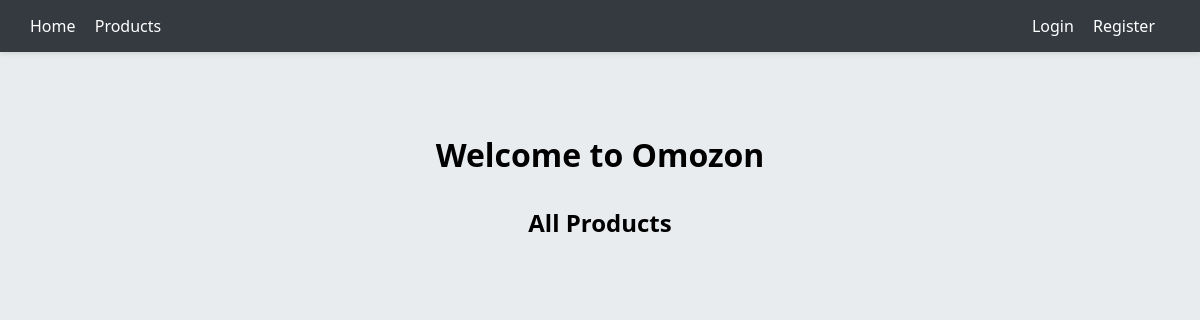
Before: / with the older database file.
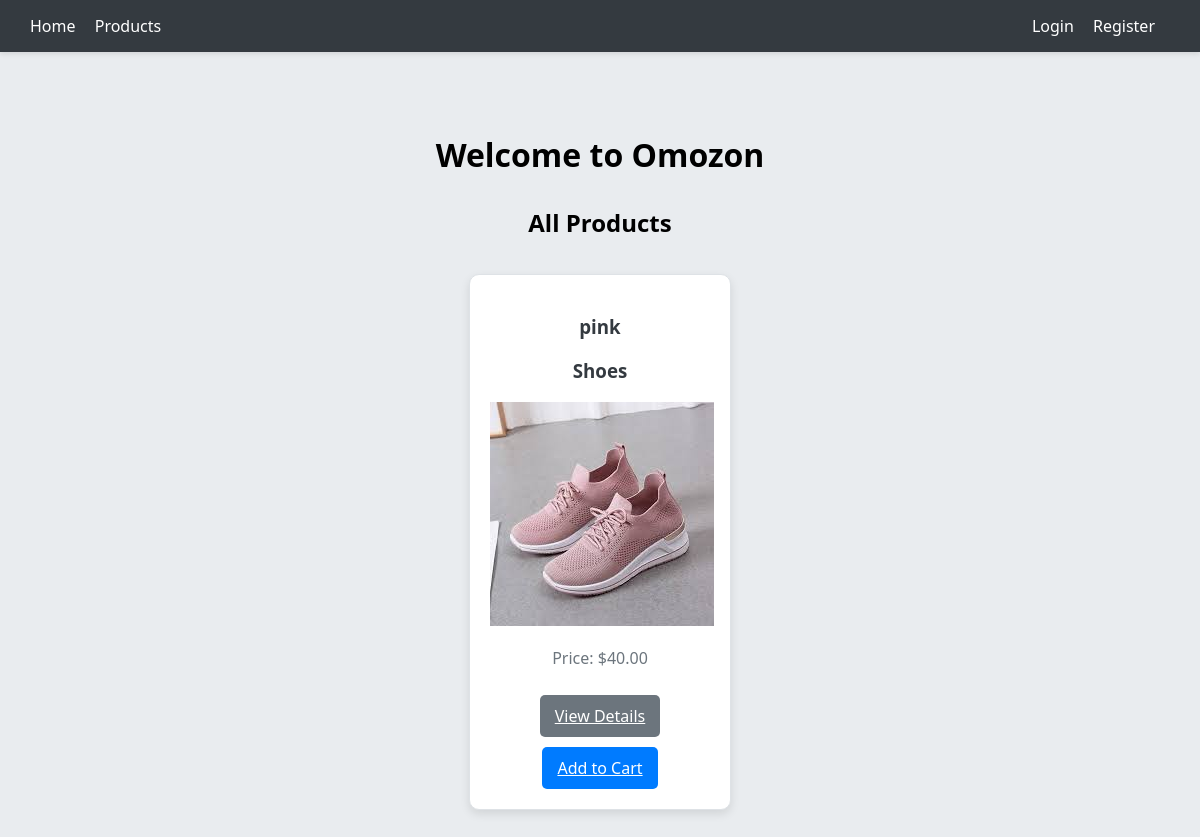
After: the same page with the newer database file.
### products/models.py (models this page shows, shortened)
class Product(models.Model):
    ELECTRONICS = 1
    CLOTHING = 2
    SHOES = 3
    BOOKS = 4
    SUPERMARKET = 5
    PRODUCT_TYPES = [
        (ELECTRONICS, 'Electronics'),
        (CLOTHING, 'Clothing'),
        (SHOES, 'Shoes'),
        (BOOKS, 'Books'),
        (SUPERMARKET, 'Supermarket'),
    ]
    name = models.CharField(max_length=255)
    description = models.TextField()
    price = models.DecimalField(max_digits=10, decimal_places=2)
    image = models.ImageField(upload_to='media', null=True, blank=True)
    created_at = models.DateTimeField(auto_now_add=True)
    stock_quantity = models.PositiveIntegerField(default=0)
    seller = models.ForeignKey(
        "accounts.SellerUser",
        on_delete=models.CASCADE,
        related_name='products',
        null=True,
        blank=True
    )
    type = models.IntegerField(choices=PRODUCT_TYPES)
    class Meta:
        abstract = False  # This allows the model to be used in the database
    @property
    def type2str(self):
        return self.PRODUCT_TYPES[self.type - 1][1]

### omozon/views.py (the view)
# urls.py: path("", home_view, name='home'),
def home_view(request):
    products = Product.objects.all()
    return render(request, 'home.html', {
        'products': products
    })

### templates/home.html
{% extends 'base.html' %}
{% load static %}
{% block extra_css %}
    <link rel="stylesheet" type="text/css" href="{% static 'css/home.css' %}">
{% endblock %}
{% block content %}
<div class="home-container">
    <h1>Welcome to Omozon</h1>
    <section class="featured-products">
        <h2>All Products</h2>
        <div class="product-grid">
            {% for product in products %}
                <div class="product-card">
                    <h3>{{ product.name }}</h3>
                    <h3>{{ product.type2str }}</h3>
                    {% if product.image %}
                        <img src="{{ product.image.url }}" alt="{{ product.name }}">
                    {% else %}
                        <p>No image available</p>
                    {% endif %}
                    <p>Price: ${{ product.price }}</p>
                    <a href="{% url 'product_detail' product.id %}" class="btn btn-secondary">View Details</a>
                    <a href="{% url 'add_to_cart' product.id %}" class="btn btn-primary">Add to Cart</a>
                </div>
            {% endfor %}
        </div>
    </section>
</div>
{% endblock %}

### templates/base.html (shortened to what this page needs)
{% load static %}
<!DOCTYPE html>
<html lang="en">
<head>
    <link rel="stylesheet" type="text/css" href="{% static 'css/base.css' %}">
    {% block extra_css %}
    {% endblock %}
</head>
<body>
    <nav class="navbar">
        <div class="nav-left">
            <a href="{% url 'home' %}">Home</a>
            <a href="{% url 'product_list' %}">Products</a>
        </div>
        <div class="nav-right">
            {% if user.is_authenticated %}
                <a href="{% url 'view_cart' %}">🛒 Cart</a>
                <a href="{% url 'order_list' %}">My Orders</a>
                <a href="{% url 'profile' %}">Profile</a>
                <a href="{% url 'logout' %}">Logout</a>
            {% else %}
                <a href="{% url 'login' %}">Login</a>
                <a href="{% url 'register' %}">Register</a>
            {% endif %}
        </div>
    </nav>
    <div class="content">
        {% block content %}
        {% endblock %}
    </div>
</body>
</html>

### static/css/base.css (style rules this page uses)
body { font-family: 'Segoe UI', Tahoma, Geneva, Verdana, sans-serif; margin: 0; padding: 0; background-color: #e9ecef; }
.navbar { display: flex; justify-content: space-between; padding: 15px 30px; background-color: #343a40; color: white; box-shadow: 0 2px 5px rgba(0, 0, 0, 0.1); }
.navbar a { margin-right: 15px; text-decoration: none; color: white; transition: color 0.3s; }
.content { padding: 20px; }

### static/css/home.css (style rules this page uses)
.home-container { text-align: center; padding: 40px 20px; }
.featured-products { margin-top: 30px; }
.product-grid { display: flex; flex-wrap: wrap; justify-content: center; }
.product-card { background-color: #ffffff; border: 1px solid #dee2e6; border-radius: 10px; padding: 20px; margin: 15px; width: 220px; box-shadow: 0 4px 10px rgba(0, 0, 0, 0.1); transition: transform 0.2s, box-shadow 0.2s; }
.product-card h3 { color: #343a40; }
.product-card p { color: #6c757d; }
.btn { display: inline-block; padding: 10px 15px; margin-top: 10px; border: none; border-radius: 5px; cursor: pointer; transition: background-color 0.3s, transform 0.2s; }
.btn-primary { background-color: #007bff; color: white; }
.btn-secondary { background-color: #6c757d; color: white; }

Changed rows visible on the page:
added Product: name "pink", type2str "Shoes", image (picture), price "40.00"
